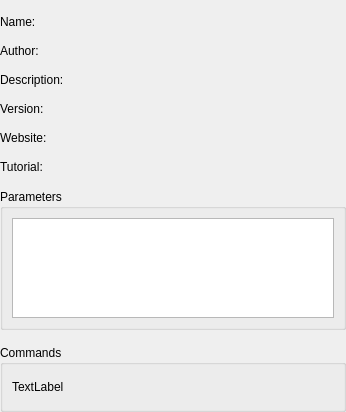
<?xml version="1.0" encoding="UTF-8"?>
<ui version="4.0">
 <class>PanelPluginDetails</class>
 <widget class="QWidget" name="PanelPluginDetails">
  <property name="geometry">
   <rect>
    <x>0</x>
    <y>0</y>
    <width>346</width>
    <height>412</height>
   </rect>
  </property>
  <property name="windowTitle">
   <string>Form</string>
  </property>
  <layout class="QVBoxLayout" name="verticalLayout" stretch="0,0,0,0,0,0,0,0,0,1">
   <property name="spacing">
    <number>15</number>
   </property>
   <property name="leftMargin">
    <number>0</number>
   </property>
   <property name="topMargin">
    <number>0</number>
   </property>
   <property name="rightMargin">
    <number>0</number>
   </property>
   <property name="bottomMargin">
    <number>0</number>
   </property>
   <item>
    <widget class="WidgetShowPicture" name="widgetShowPicture" native="true"/>
   </item>
   <item>
    <widget class="QLabel" name="labelName">
     <property name="text">
      <string>Name:</string>
     </property>
     <property name="textFormat">
      <enum>Qt::RichText</enum>
     </property>
     <property name="wordWrap">
      <bool>true</bool>
     </property>
     <property name="openExternalLinks">
      <bool>true</bool>
     </property>
    </widget>
   </item>
   <item>
    <widget class="QLabel" name="labelAuthor">
     <property name="text">
      <string>Author:</string>
     </property>
     <property name="textFormat">
      <enum>Qt::RichText</enum>
     </property>
     <property name="wordWrap">
      <bool>true</bool>
     </property>
     <property name="openExternalLinks">
      <bool>true</bool>
     </property>
    </widget>
   </item>
   <item>
    <widget class="QLabel" name="labelDescritpion">
     <property name="text">
      <string>Description:</string>
     </property>
     <property name="textFormat">
      <enum>Qt::RichText</enum>
     </property>
     <property name="wordWrap">
      <bool>true</bool>
     </property>
     <property name="openExternalLinks">
      <bool>true</bool>
     </property>
    </widget>
   </item>
   <item>
    <widget class="QLabel" name="labelVersion">
     <property name="text">
      <string>Version:</string>
     </property>
     <property name="textFormat">
      <enum>Qt::RichText</enum>
     </property>
     <property name="wordWrap">
      <bool>true</bool>
     </property>
     <property name="openExternalLinks">
      <bool>true</bool>
     </property>
    </widget>
   </item>
   <item>
    <widget class="QLabel" name="labelWebsite">
     <property name="text">
      <string>Website:</string>
     </property>
     <property name="textFormat">
      <enum>Qt::RichText</enum>
     </property>
     <property name="wordWrap">
      <bool>true</bool>
     </property>
     <property name="openExternalLinks">
      <bool>true</bool>
     </property>
    </widget>
   </item>
   <item>
    <widget class="QLabel" name="labelTutorial">
     <property name="text">
      <string>Tutorial:</string>
     </property>
     <property name="textFormat">
      <enum>Qt::RichText</enum>
     </property>
     <property name="wordWrap">
      <bool>true</bool>
     </property>
     <property name="openExternalLinks">
      <bool>true</bool>
     </property>
    </widget>
   </item>
   <item>
    <widget class="QGroupBox" name="groupBoxParameters">
     <property name="title">
      <string>Parameters</string>
     </property>
     <layout class="QGridLayout" name="gridLayout">
      <item row="0" column="0">
       <widget class="WidgetSuperTree" name="treeViewEditParameter"/>
      </item>
     </layout>
    </widget>
   </item>
   <item>
    <widget class="QGroupBox" name="groupBoxCommands">
     <property name="title">
      <string>Commands</string>
     </property>
     <layout class="QGridLayout" name="gridLayout_2">
      <property name="topMargin">
       <number>15</number>
      </property>
      <property name="bottomMargin">
       <number>15</number>
      </property>
      <item row="0" column="0">
       <widget class="QLabel" name="labelCommands">
        <property name="text">
         <string>TextLabel</string>
        </property>
        <property name="textFormat">
         <enum>Qt::RichText</enum>
        </property>
        <property name="wordWrap">
         <bool>true</bool>
        </property>
       </widget>
      </item>
     </layout>
    </widget>
   </item>
   <item>
    <spacer name="verticalSpacer_3">
     <property name="orientation">
      <enum>Qt::Vertical</enum>
     </property>
     <property name="sizeHint" stdset="0">
      <size>
       <width>20</width>
       <height>106</height>
      </size>
     </property>
    </spacer>
   </item>
  </layout>
 </widget>
 <customwidgets>
  <customwidget>
   <class>WidgetSuperTree</class>
   <extends>QTreeView</extends>
   <header>widgetsupertree.h</header>
  </customwidget>
  <customwidget>
   <class>WidgetShowPicture</class>
   <extends>QWidget</extends>
   <header>widgetshowpicture.h</header>
   <container>1</container>
  </customwidget>
 </customwidgets>
 <resources/>
 <connections/>
</ui>
